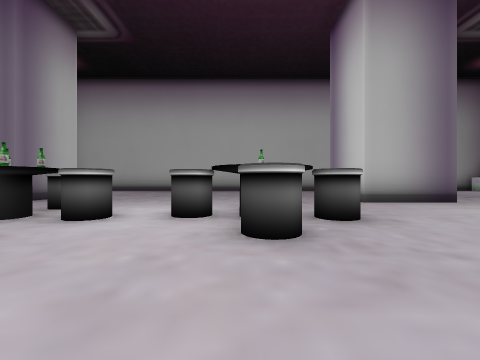
[1] (above)

21 first-person views from a walk through a Unity game level. The camera is 1.3 m above the floor, looks level and sees 90° across. The floor is counted in squares, 2 m on a side. Each view is taken from the middle of a square. On the plan, view 1 faces up. The plan holds only what a view shows up to about 9 squares ahead; the rest is blank. The player is left out.

[2]
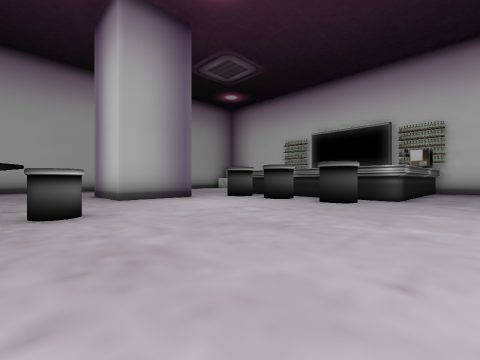

[3]
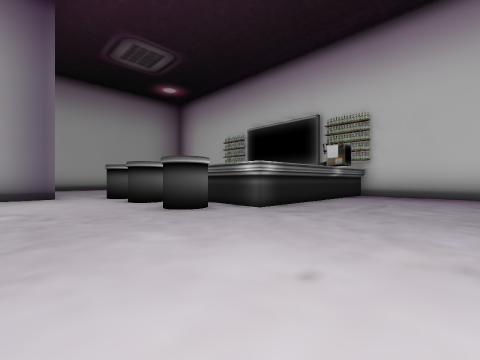

[4]
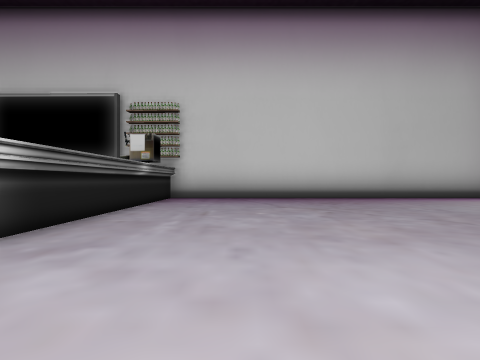

[5]
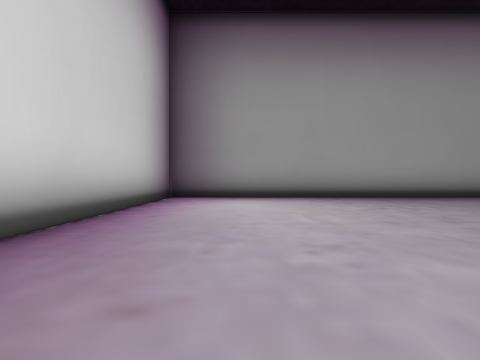

[6]
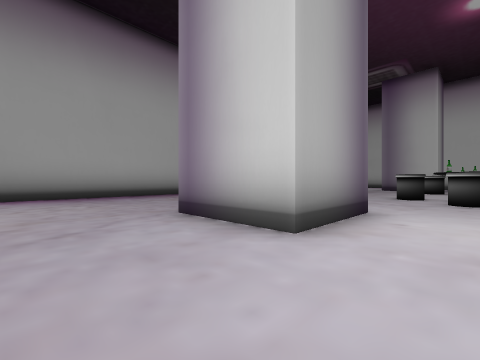

[7]
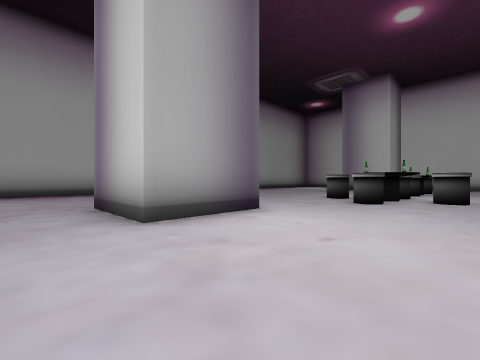

[8]
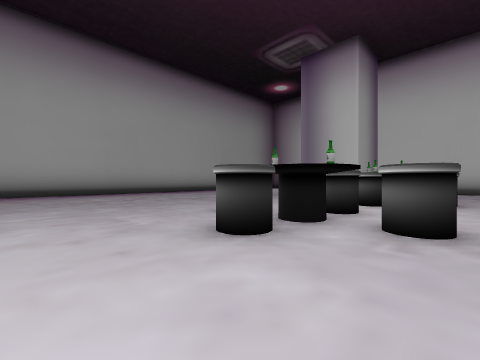

[9]
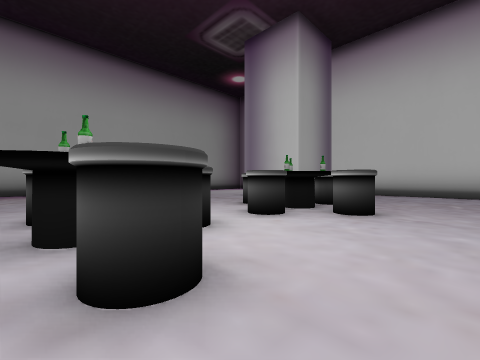

[10]
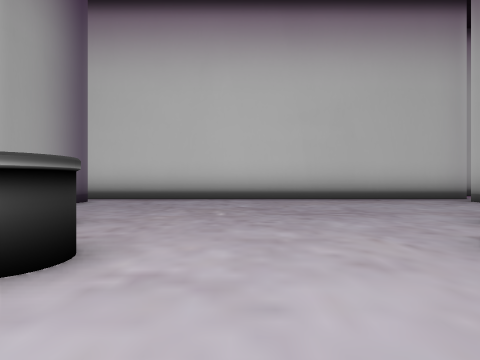

[11]
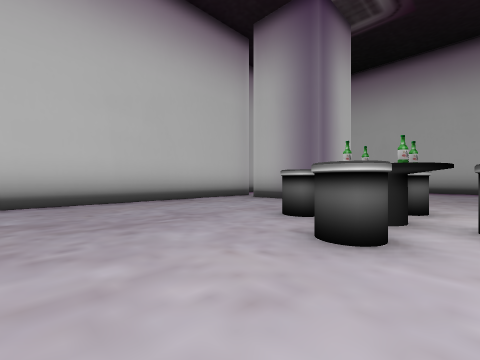

[12]
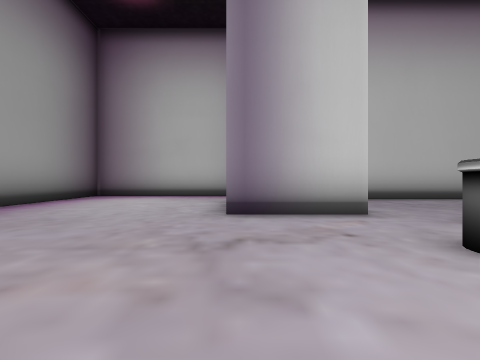

[13]
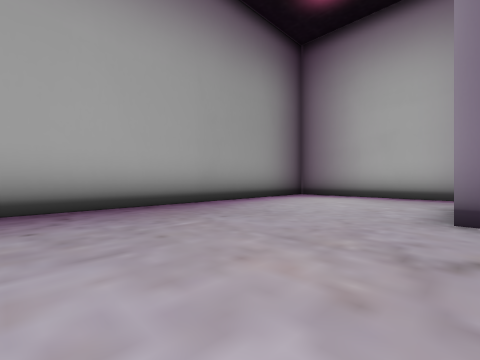

[14]
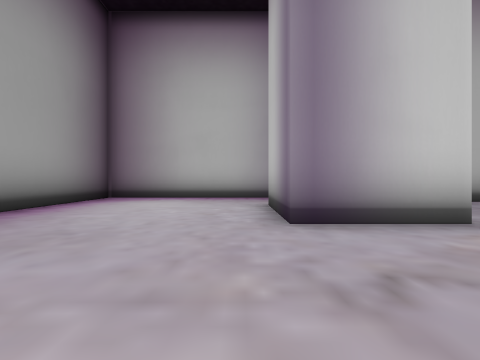

[15]
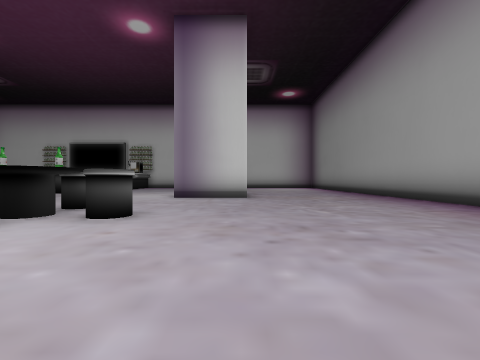

[16]
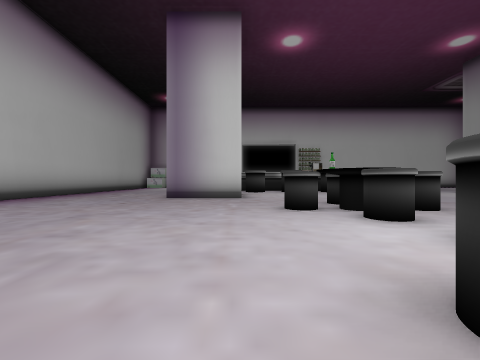

[17]
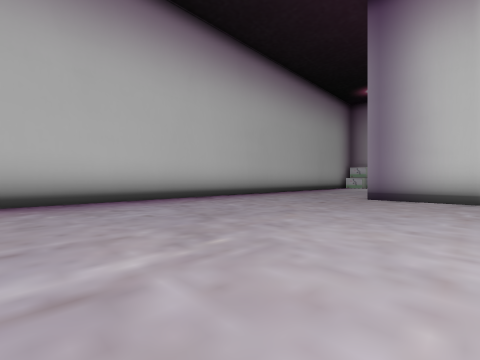

[18]
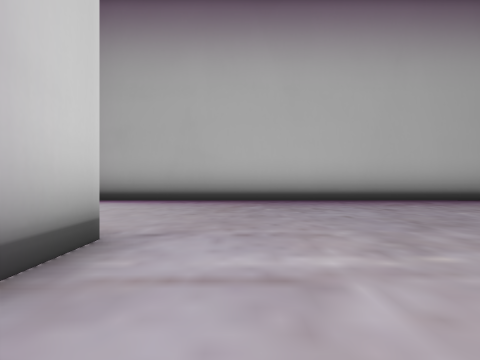

[19]
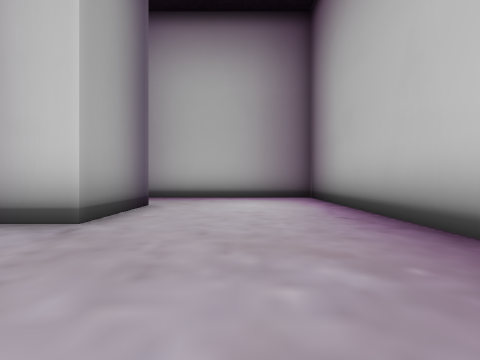

[20]
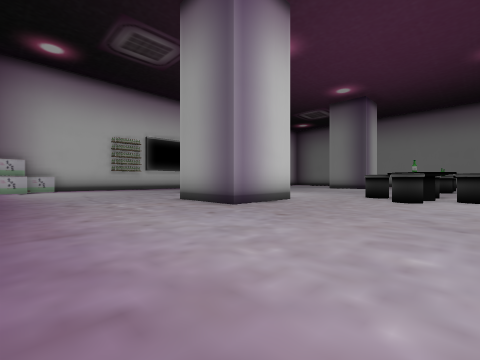

[21]
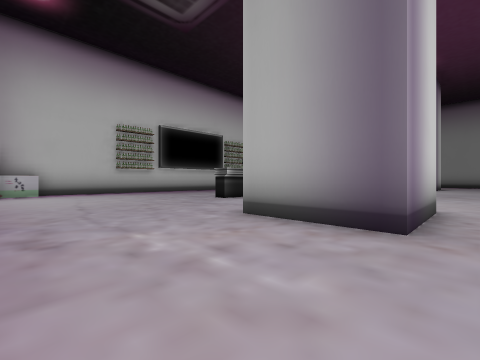

### Floor plan
Points are (right, up) in squares from view 1. A wall is a line through its corners. A room is listed if a view was taken in it or the views show most of it. See-through windows are left out.
Room 1 (views 1, 2, 3, 4, 5, 6, 7, 8, 9, 10, 11, 12, 13, 14, 15, 16, 17, 18, 19, 20, 21)
walls: (6.4, 6.9) (3.6, 6.9) (3.6, 9.6) (6.4, 9.6); (4.8, -7.3) (4.8, -4.6) (7.5, -4.6) (7.5, -7.3); (9.5, 6.7) (9.6, 7.2) (10, 7.2); (-6.5, -4.5) (-6.5, -7.3) (-9.1, -7.3); (-7.8, 6.9) (-9.2, 6.9); (-9.2, -4.6) (-8.8, -4.6); (4, 14.6) (-11.8, 14.6) (-11.8, 8.6); (1.8, -12.8) (15.6, -12.8) (15.6, 0.5) (9.3, 0.7) (9.4, 3.3); (-10.2, 7.8) (-10.2, -5.2); (-9.2, 9.6) (-6.5, 9.6) (-6.5, 7.5); (-11.8, -6.9) (-11.8, -12.8) (-2, -12.8)
objects: chair (-6, -3) to (-5, -3); chair (-6, 4) to (-5, 4); chair (-4, -5) to (-4, -4); table (-4, -3); chair (-4, -2); chair (-4, 3); table (-4, 4); chair (-4, 5) to (-4, 6); chair (-3, -3); chair (-3, 4); chair (-1, -3); chair (-1, 4) to (-1, 5); chair (0, -5) to (1, -4); table (0, -3); chair (0, -2) to (0, -1); chair (0, 3); table (0, 4) to (1, 5); chair (1, -3) to (2, -3); chair (1, 4) to (2, 4); chair (1, 6); chair (8, 2); chair (8, 4); chair (8, 6); box (15, 12) to (16, 13)

Where each view was taken, in squares from view 1:
view 1: 0 up, 0 right, facing up
view 2: 1 down, 1 right, facing up-right
view 3: 3 down, 5 right, facing up-right
view 4: 2 down, 7 right, facing right
view 5: 4 down, 13 right, facing down
view 6: 3 down, 10 right, facing down-left
view 7: 1 down, 9 right, facing down-left
view 8: 1 down, 4 right, facing down-left
view 9: 0 up, 1 right, facing down-left
view 10: 0 up, 2 left, facing left
view 11: 0 up, 3 left, facing up-left
view 12: 7 down, 2 left, facing left
view 13: 7 down, 2 left, facing down-left
view 14: 8 down, 3 left, facing left
view 15: 7 down, 4 left, facing right
view 16: 7 up, 5 left, facing right
view 17: 7 up, 5 left, facing up-right
view 18: 7 up, 5 left, facing up
view 19: 12 up, 3 left, facing left
view 20: 14 up, 1 left, facing down-right
view 21: 13 up, 3 right, facing down-right
